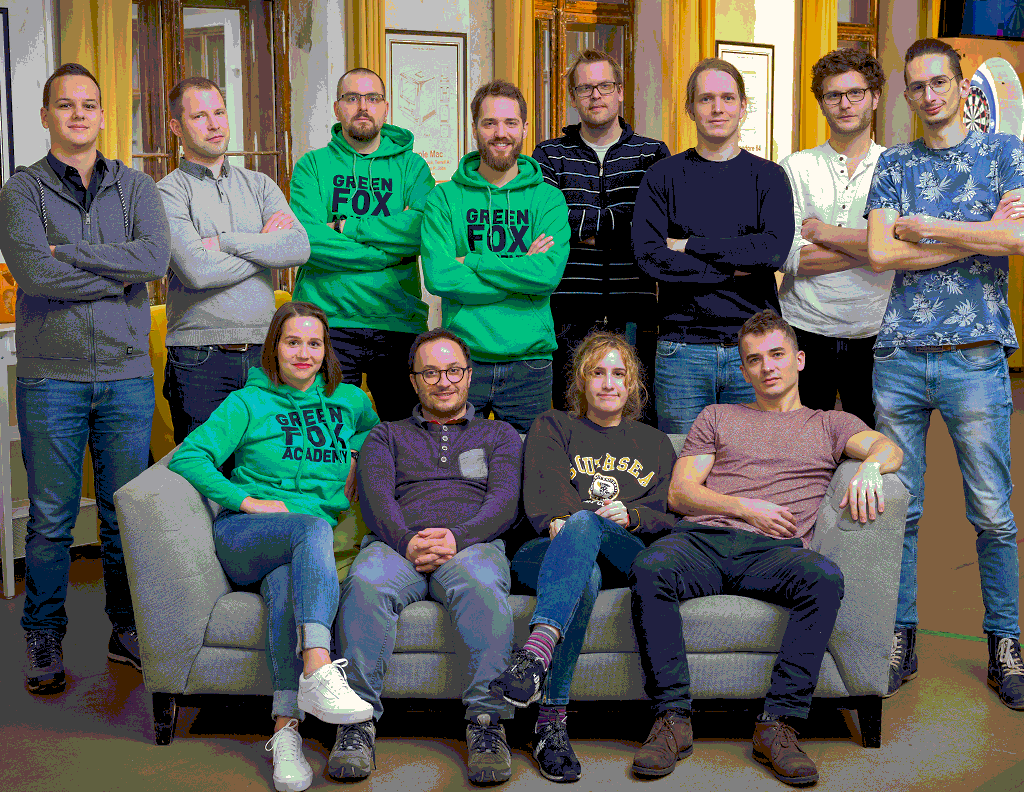
//> input picture OpenCVPractice/DownSizeUpSize/accord_test.bmp, 1024 x 794 px, given in place of the camera
$ ./video_input   (built with g++ and OpenCV 4)
//> lines starting //> are read from the running program, lines starting //| are printed output that depends on the picture; after the words box and inside, x2 and y2 are one past the last pixel; in counts of white or black regions, pixels touching at a corner belong together
### OpenCVPractice/video_input/video_input/video_input.h
// video_input.h : Include file for standard system include files,
// or project specific include files.

#pragma once

#include <iostream>

// TODO: Reference additional headers your program requires here.

### OpenCVPractice/video_input/video_input/video_input.cpp
#include "video_input.h"
#include <opencv2/opencv.hpp>

using namespace std;

int thresh = 100;
cv::RNG rng(12345);

int main()
{

	cv::VideoCapture camera(0);
	if (!camera.isOpened()) {
		std::cerr << "ERROR: Could not open camera" << std::endl;
		return 1;
	}

	cv::namedWindow("Webcam", cv::WINDOW_AUTOSIZE);
	cv::Mat frame;
	cv::Mat gray;
	cv::Mat hist;

	while (1) {

		camera >> frame;
//> frame is the input picture: 794 rows x 1024 cols, CV_8UC3; mean B, G, R 91.9, 98.1, 92.3

		cv::cvtColor(frame, hist, cv::COLOR_RGB2GRAY);
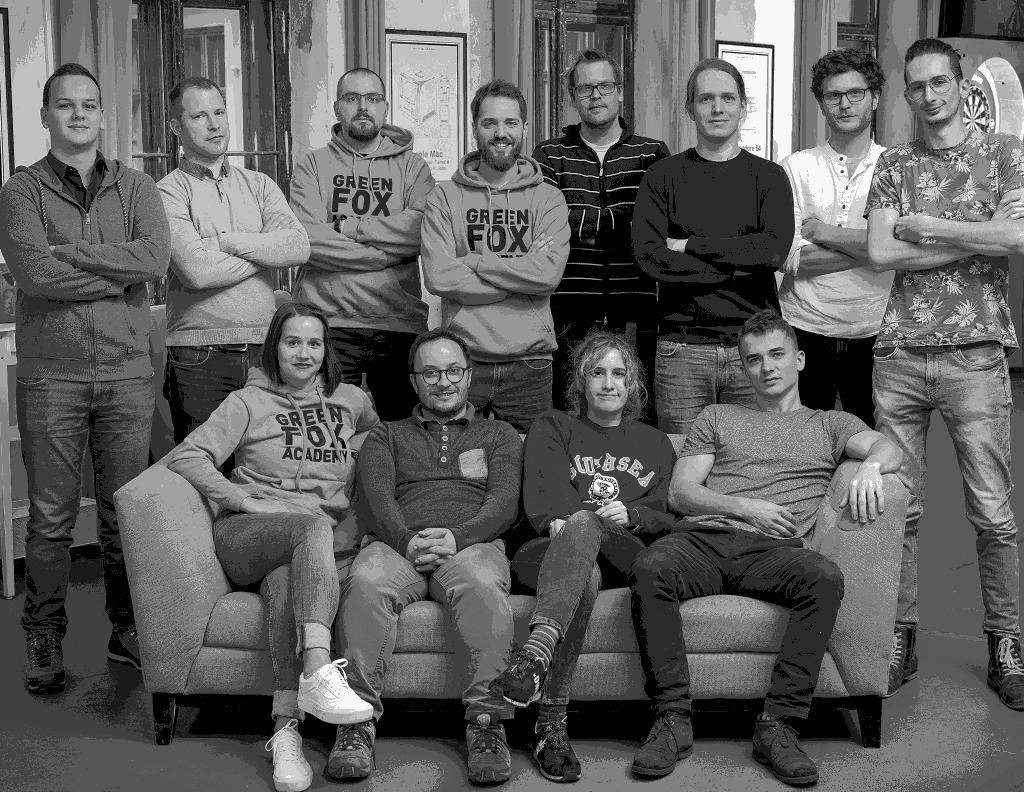
//> hist: 794 rows x 1024 cols, CV_8UC1; min 0, max 255, mean 95.6
		cv::equalizeHist(hist, gray);
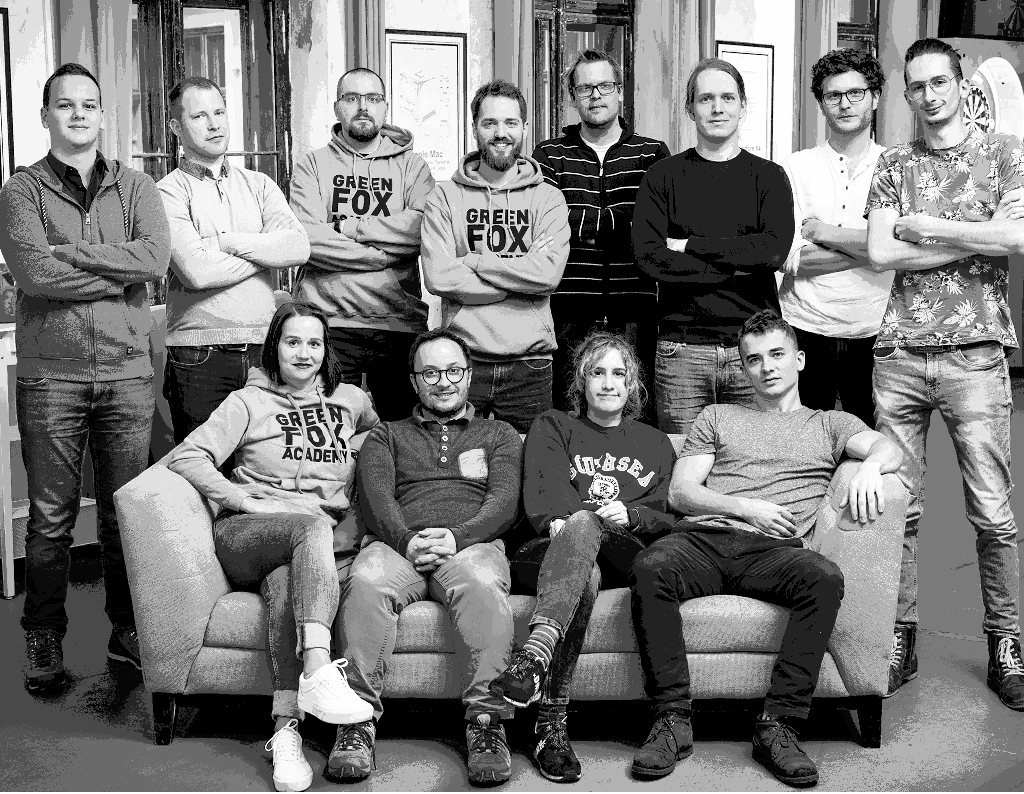
//> gray: 794 rows x 1024 cols, CV_8UC1; min 0, max 255, mean 120.3

		//cv::blur(gray, gray, cv::Size(3, 3));

		const int max_thresh = 100;

		cv::Mat canny_output;
		cv::Canny(gray, canny_output, thresh, thresh * 2);
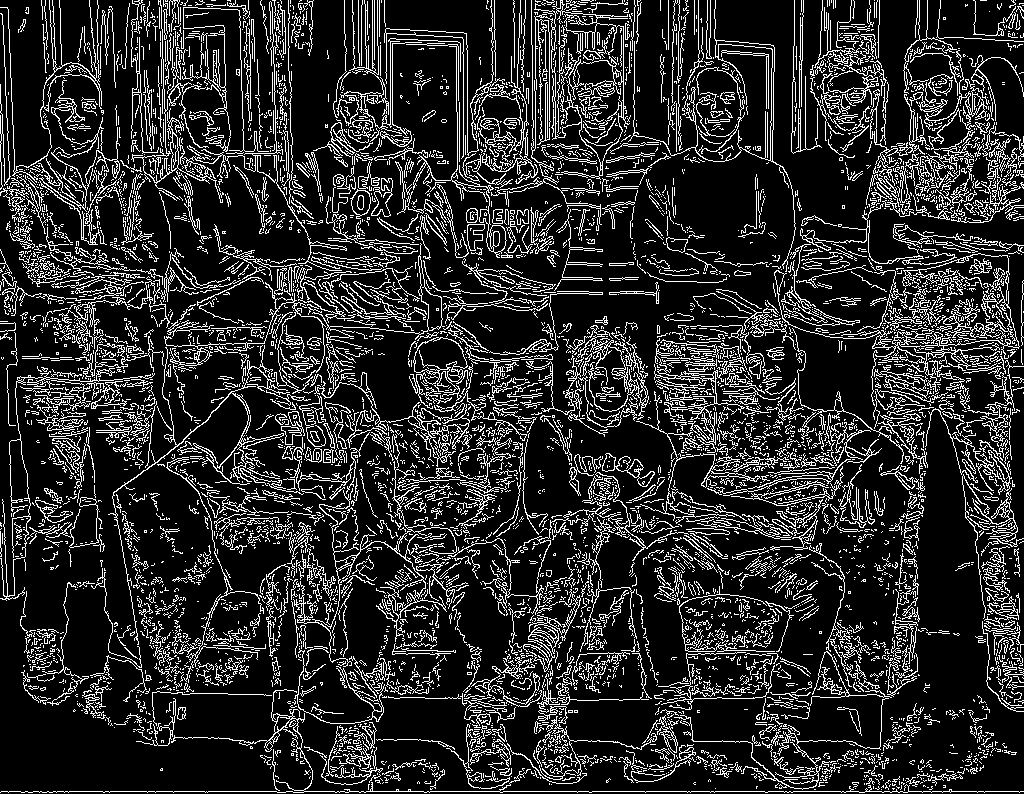
//> canny_output: 794 rows x 1024 cols, CV_8UC1; 16.8% white in thin lines or dots
		std::vector < std::vector<cv::Point> > contours;
		std::vector<cv::Vec4i> hierarchy;
		findContours(canny_output, contours, hierarchy, cv::RETR_TREE, cv::CHAIN_APPROX_SIMPLE);
//> contours = 7338 contours, 6750 with area under 20; largest, box (x1, y1, x2, y2) and area: (534, 0, 630, 180) 8691, (551, 10, 624, 138) 4056, (567, 60, 624, 166) 3692, (774, 270, 1020, 392) 1985, (413, 337, 469, 401) 1696
		cv::Mat drawing = cv::Mat::zeros(canny_output.size(), CV_8UC3);
		for (size_t i = 0; i < contours.size(); i++)
		{
			cv::Scalar color = cv::Scalar(rng.uniform(0, 256), rng.uniform(0, 256), rng.uniform(0, 256));
			drawContours(drawing, contours, (int)i, color, 2, cv::LINE_8, hierarchy, 0);
		}
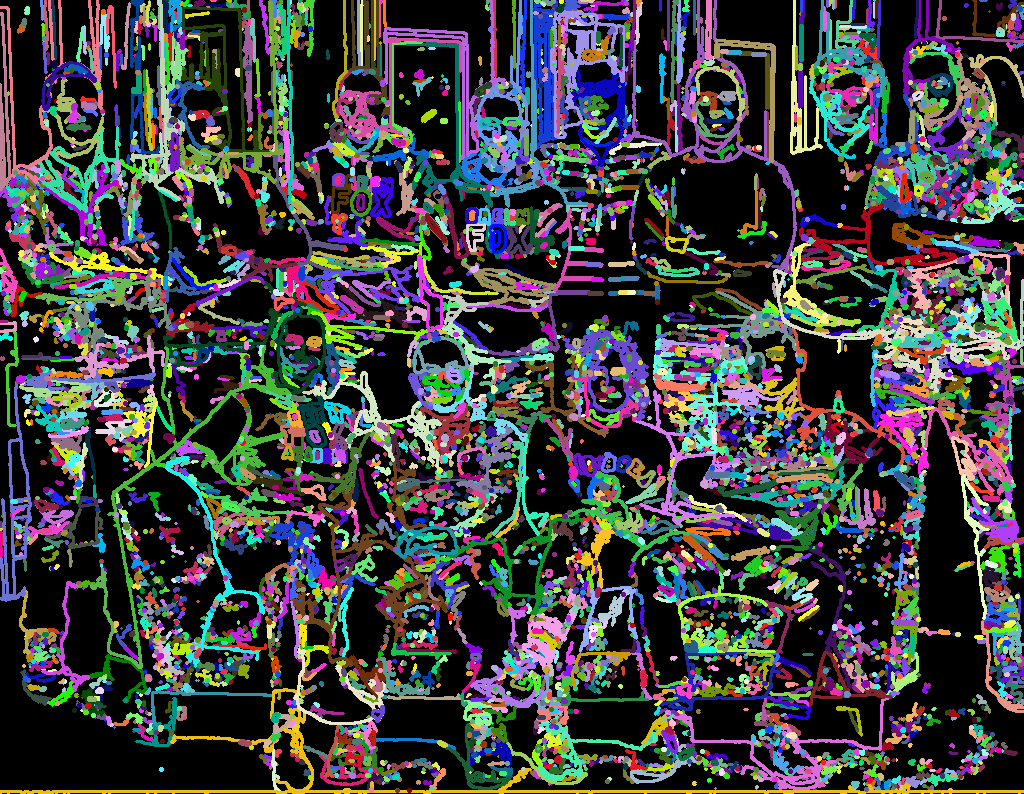
//> drawing: 794 rows x 1024 cols, CV_8UC3; mean B, G, R 63.8, 62.9, 62.4
		cv::pyrUp(drawing, drawing, cv::Size(drawing.cols * 2, drawing.rows * 2));
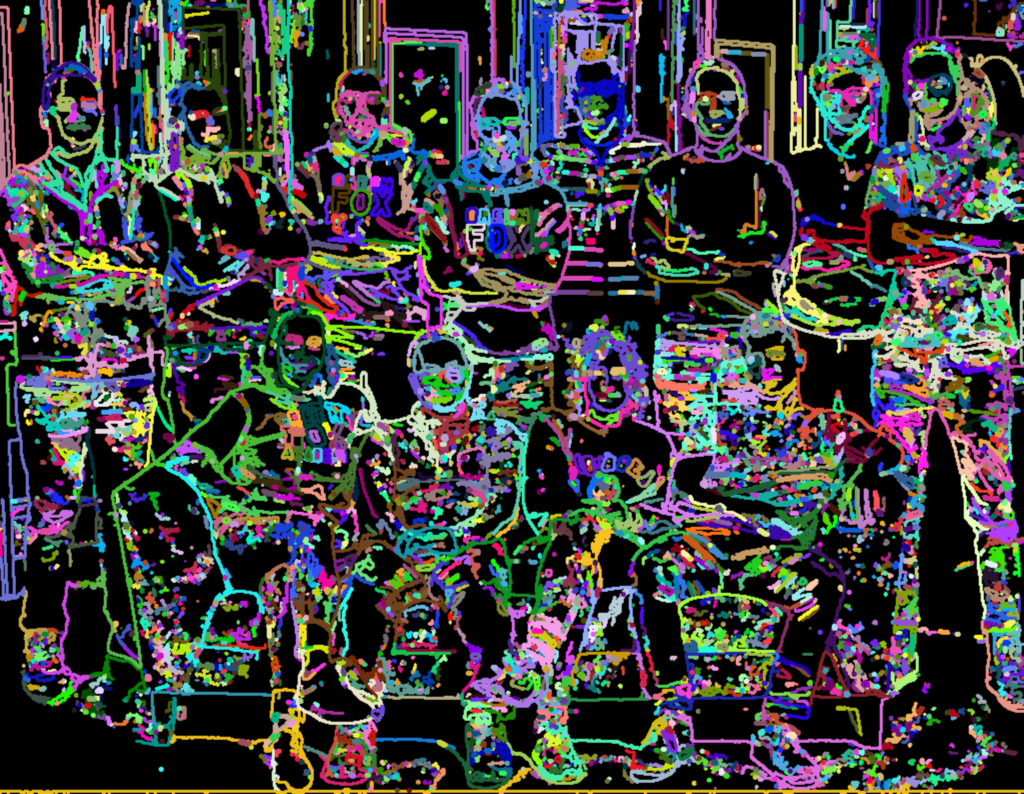
//> drawing: 1588 rows x 2048 cols, CV_8UC3 (shown at 1/2 size); mean B, G, R 63.8, 62.9, 62.4
		cv::imshow("Webcam", drawing);
		cv::waitKey(1);
	}
	return 0;
}
